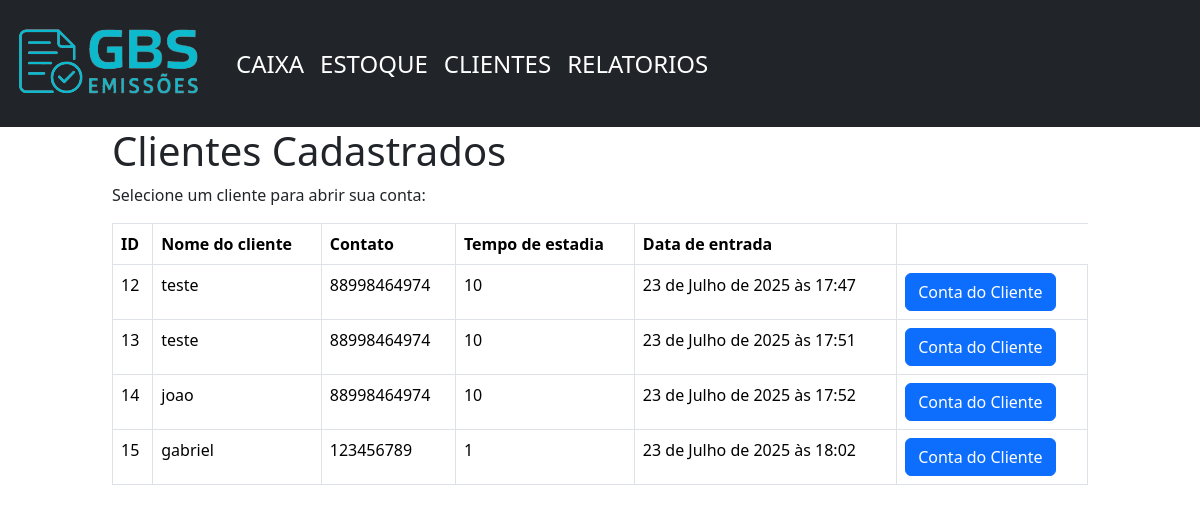
The page /caixa/ on the database as committed earlier.
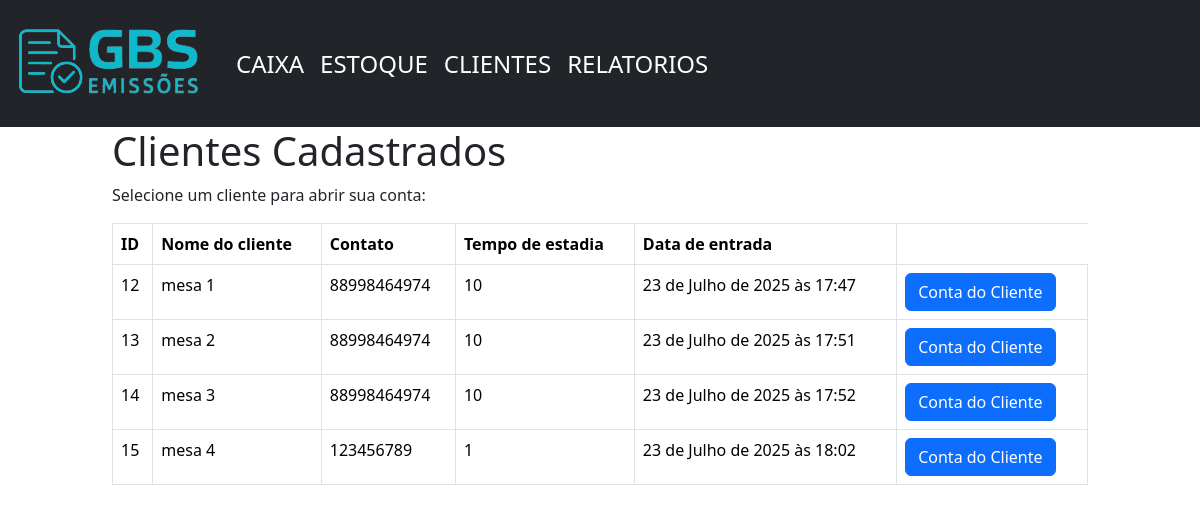
The same page on the database as committed later.
### home/models.py (models this page shows)
class clientes(models.Model):
    id_cliente = models.AutoField(primary_key=True, verbose_name='ID do cliente')
    nome_cliente = models.CharField(max_length=100, verbose_name='Nome do cliente')
    contato = models.CharField(max_length=11, blank=True, null=True, verbose_name='telefone celular')
    tempo_estadia = models.IntegerField(verbose_name='Tempo de estadia')
    created_cad = models.DateTimeField(auto_now_add=True, null=True)
    update_cad = models.DateTimeField(auto_now=True)

### home/views.py (the view)
# urls.py: path('caixa/', views.caixa, name='caixa'),
def caixa(request):
    todos_clientes = clientes.objects.all()
    lista = {
        'dados_cliente': todos_clientes
    }
    return render(request, 'visual/caixa.html', lista)

### home/templates/visual/caixa.html (shortened to what this page needs)
{% extends 'visual/base.html' %}
{% block conteudo %}
<div class="offset-1 col-10 list-div">
    <div class="container">
        <h1>Clientes Cadastrados</h1>
        <p>Selecione um cliente para abrir sua conta:</p>
        <table class="table table-bordered table-hover">
            <thead>
                <tr>
                    <th>ID</th>
                    <th>Nome do cliente</th>
                    <th>Contato</th>
                    <th>Tempo de estadia</th>
                    <th>Data de entrada</th>
                </tr>
            </thead>
            <tbody>
                {% for clientes in dados_cliente %}
                <tr>
                    <td>{{ clientes.id_cliente }}</td>
                    <td>{{ clientes.nome_cliente }}</td>
                    <td>{{ clientes.contato }}</td>
                    <td>{{ clientes.tempo_estadia }}</td>
                    <td>{{ clientes.created_cad }}</td>
                    <td>
                        <a href="/caixa/{{clientes.id_cliente}}"><button type="button" class="btn btn-primary">
                                Conta do Cliente
                            </button></a>
                    </td>
                </tr>
                {% endfor %}
            </tbody>
        </table>
    </div>
</div>
{% endblock %}

Rows that differ between the two databases and show on the page:
changed clientes id 12: nome_cliente "teste" → "mesa 1"
changed clientes id 13: nome_cliente "teste" → "mesa 2"
changed clientes id 14: nome_cliente "joao" → "mesa 3"
changed clientes id 15: nome_cliente "gabriel" → "mesa 4"
